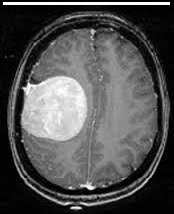
#> input picture brain.jpeg, 174 x 214 px
$ python 'Brain Tumor Regular.py'
#> lines starting #> are read from the running program, lines starting #| are printed output that depends on the picture; after the words box and inside, x2 and y2 are one past the last pixel; in counts of white or black regions, pixels touching at a corner belong together
import cv2
test_image=cv2.imread("brain.jpeg",1)
#> test_image is the input picture: shape (214, 174, 3); min 0, max 255, mean 81.9
resized_image=cv2.resize(test_image,(256,256))
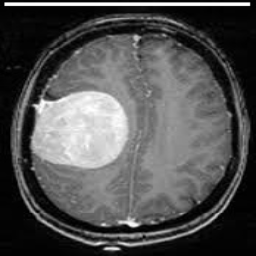
#> resized_image: shape (256, 256, 3); min 0, max 255, mean 81.8
cv2.imshow("Resized",resized_image)
median=cv2.medianBlur(resized_image,5)
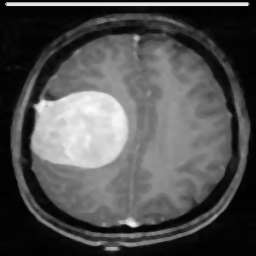
#> median: shape (256, 256, 3); min 0, max 252, mean 80.8
cv2.imshow("median",median)
ret,thresh=cv2.threshold(median,195,300,cv2.THRESH_BINARY)
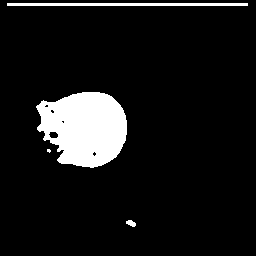
#> thresh: shape (256, 256, 3); 9% white; 4 white regions (1 under 20 px), largest, box (x1, y1, x2, y2) and area: (36, 92, 127, 168) 5148, (7, 3, 248, 6) 723, (126, 220, 136, 227) 47
cv2.imshow("thresholde",thresh)
blur=cv2.GaussianBlur(thresh,(5,5),0)
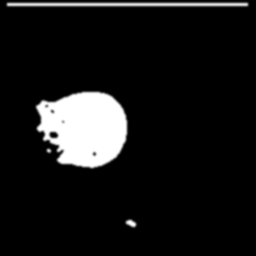
#> blur: shape (256, 256, 3); min 0, max 255, mean 23.1
cv2.imshow("blur",blur)
ret,thresh2=cv2.threshold(blur,253,300,cv2.THRESH_BINARY) #DOUBLE THRESHOLDING
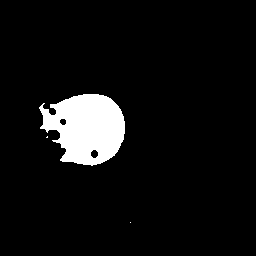
#> thresh2: shape (256, 256, 3); 6.6% white; 3 white regions (2 under 20 px), largest, box (x1, y1, x2, y2) and area: (39, 94, 125, 166) 4322
cv2.imshow("threshold2",thresh2)
edges=cv2.Canny(thresh,150,150)
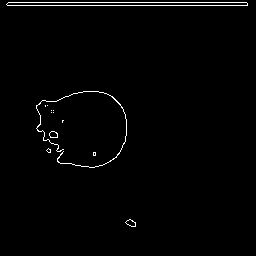
#> edges: shape (256, 256); 1.3% white in thin lines or dots, all inside (x1, y1, x2, y2) = (6, 2, 248, 227)
cv2.imshow("Canny Edges",edges)
cv2.waitKey(0)
cv2.destroyAllWindows()
